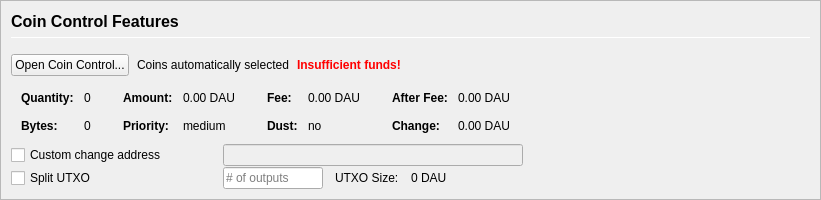
         <widget class="QFrame" name="frameCoinControl">
          <property name="sizePolicy">
           <sizepolicy hsizetype="Expanding" vsizetype="Expanding">
            <horstretch>0</horstretch>
            <verstretch>0</verstretch>
           </sizepolicy>
          </property>
          <property name="maximumSize">
           <size>
            <width>16777215</width>
            <height>16777215</height>
           </size>
          </property>
          <property name="frameShape">
           <enum>QFrame::StyledPanel</enum>
          </property>
          <property name="frameShadow">
           <enum>QFrame::Sunken</enum>
          </property>
          <layout class="QVBoxLayout" name="verticalLayoutCoinControl2">
           <property name="spacing">
            <number>0</number>
           </property>
           <property name="margin">
            <number>0</number>
           </property>
           <item>
            <widget class="QFrame" name="frameCoinControl_BG">
             <layout class="QVBoxLayout" name="verticalLayoutCoinControl" stretch="0,0,0,0,0,0">
              <property name="spacing">
               <number>1</number>
              </property>
              <property name="leftMargin">
               <number>10</number>
              </property>
              <property name="topMargin">
               <number>10</number>
              </property>
              <item>
               <layout class="QHBoxLayout" name="horizontalLayoutCoinControl1">
                <property name="bottomMargin">
                 <number>15</number>
                </property>
                <item>
                 <layout class="QVBoxLayout" name="verticalLayout_3">
                  <property name="spacing">
                   <number>6</number>
                  </property>
                  <item>
                   <widget class="QLabel" name="labelCoinControlFeatures">
                    <property name="sizePolicy">
                     <sizepolicy hsizetype="Preferred" vsizetype="Maximum">
                      <horstretch>0</horstretch>
                      <verstretch>0</verstretch>
                     </sizepolicy>
                    </property>
                    <property name="minimumSize">
                     <size>
                      <width>0</width>
                      <height>20</height>
                     </size>
                    </property>
                    <property name="font">
                     <font>
                      <pointsize>12</pointsize>
                      <weight>75</weight>
                      <bold>true</bold>
                     </font>
                    </property>
                    <property name="styleSheet">
                     <string notr="true">font-weight:bold;</string>
                    </property>
                    <property name="text">
                     <string>Coin Control Features</string>
                    </property>
                   </widget>
                  </item>
                  <item>
                   <widget class="Line" name="line">
                    <property name="minimumSize">
                     <size>
                      <width>0</width>
                      <height>1</height>
                     </size>
                    </property>
                    <property name="maximumSize">
                     <size>
                      <width>16777215</width>
                      <height>1</height>
                     </size>
                    </property>
                    <property name="orientation">
                     <enum>Qt::Horizontal</enum>
                    </property>
                   </widget>
                  </item>
                 </layout>
                </item>
               </layout>
              </item>
              <item>
               <layout class="QHBoxLayout" name="horizontalLayoutCoinControl2" stretch="0,0,0,0">
                <property name="spacing">
                 <number>8</number>
                </property>
                <property name="bottomMargin">
                 <number>10</number>
                </property>
                <item>
                 <widget class="QPushButton" name="pushButtonCoinControl">
                  <property name="styleSheet">
                   <string notr="true"/>
                  </property>
                  <property name="text">
                   <string>Open Coin Control...</string>
                  </property>
                  <property name="autoDefault">
                   <bool>false</bool>
                  </property>
                 </widget>
                </item>
                <item>
                 <widget class="QLabel" name="labelCoinControlAutomaticallySelected">
                  <property name="text">
                   <string>Coins automatically selected</string>
                  </property>
                  <property name="margin">
                   <number>5</number>
                  </property>
                 </widget>
                </item>
                <item>
                 <widget class="QLabel" name="labelCoinControlInsuffFunds">
                  <property name="font">
                   <font>
                    <weight>75</weight>
                    <bold>true</bold>
                   </font>
                  </property>
                  <property name="styleSheet">
                   <string notr="true">color:red;font-weight:bold;</string>
                  </property>
                  <property name="text">
                   <string>Insufficient funds!</string>
                  </property>
                  <property name="margin">
                   <number>5</number>
                  </property>
                 </widget>
                </item>
                <item>
                 <spacer name="horizontalSpacerCoinControl">
                  <property name="orientation">
                   <enum>Qt::Horizontal</enum>
                  </property>
                  <property name="sizeHint" stdset="0">
                   <size>
                    <width>40</width>
                    <height>1</height>
                   </size>
                  </property>
                 </spacer>
                </item>
               </layout>
              </item>
              <item>
               <widget class="QWidget" name="widgetCoinControl" native="true">
                <property name="sizePolicy">
                 <sizepolicy hsizetype="Preferred" vsizetype="Preferred">
                  <horstretch>0</horstretch>
                  <verstretch>0</verstretch>
                 </sizepolicy>
                </property>
                <property name="minimumSize">
                 <size>
                  <width>0</width>
                  <height>0</height>
                 </size>
                </property>
                <property name="styleSheet">
                 <string notr="true"/>
                </property>
                <layout class="QHBoxLayout" name="horizontalLayoutCoinControl5">
                 <property name="margin">
                  <number>0</number>
                 </property>
                 <item>
                  <layout class="QHBoxLayout" name="horizontalLayoutCoinControl3" stretch="0,0,0,1">
                   <property name="spacing">
                    <number>20</number>
                   </property>
                   <property name="topMargin">
                    <number>0</number>
                   </property>
                   <property name="bottomMargin">
                    <number>10</number>
                   </property>
                   <item>
                    <layout class="QFormLayout" name="formLayoutCoinControl1">
                     <property name="horizontalSpacing">
                      <number>10</number>
                     </property>
                     <property name="verticalSpacing">
                      <number>14</number>
                     </property>
                     <property name="leftMargin">
                      <number>10</number>
                     </property>
                     <property name="topMargin">
                      <number>4</number>
                     </property>
                     <property name="rightMargin">
                      <number>6</number>
                     </property>
                     <item row="0" column="0">
                      <widget class="QLabel" name="labelCoinControlQuantityText">
                       <property name="font">
                        <font>
                         <weight>75</weight>
                         <bold>true</bold>
                        </font>
                       </property>
                       <property name="text">
                        <string>Quantity:</string>
                       </property>
                       <property name="margin">
                        <number>0</number>
                       </property>
                      </widget>
                     </item>
                     <item row="0" column="1">
                      <widget class="QLabel" name="labelCoinControlQuantity">
                       <property name="cursor">
                        <cursorShape>IBeamCursor</cursorShape>
                       </property>
                       <property name="contextMenuPolicy">
                        <enum>Qt::ActionsContextMenu</enum>
                       </property>
                       <property name="text">
                        <string notr="true">0</string>
                       </property>
                       <property name="margin">
                        <number>0</number>
                       </property>
                       <property name="textInteractionFlags">
                        <set>Qt::LinksAccessibleByMouse|Qt::TextSelectableByKeyboard|Qt::TextSelectableByMouse</set>
                       </property>
                      </widget>
                     </item>
                     <item row="1" column="0">
                      <widget class="QLabel" name="labelCoinControlBytesText">
                       <property name="font">
                        <font>
                         <weight>75</weight>
                         <bold>true</bold>
                        </font>
                       </property>
                       <property name="text">
                        <string>Bytes:</string>
                       </property>
                      </widget>
                     </item>
                     <item row="1" column="1">
                      <widget class="QLabel" name="labelCoinControlBytes">
                       <property name="cursor">
                        <cursorShape>IBeamCursor</cursorShape>
                       </property>
                       <property name="contextMenuPolicy">
                        <enum>Qt::ActionsContextMenu</enum>
                       </property>
                       <property name="text">
                        <string notr="true">0</string>
                       </property>
                       <property name="textInteractionFlags">
                        <set>Qt::LinksAccessibleByMouse|Qt::TextSelectableByKeyboard|Qt::TextSelectableByMouse</set>
                       </property>
                      </widget>
                     </item>
                    </layout>
                   </item>
                   <item>
                    <layout class="QFormLayout" name="formLayoutCoinControl2">
                     <property name="horizontalSpacing">
                      <number>10</number>
                     </property>
                     <property name="verticalSpacing">
                      <number>14</number>
                     </property>
                     <property name="leftMargin">
                      <number>6</number>
                     </property>
                     <property name="topMargin">
                      <number>4</number>
                     </property>
                     <property name="rightMargin">
                      <number>6</number>
                     </property>
                     <item row="0" column="0">
                      <widget class="QLabel" name="labelCoinControlAmountText">
                       <property name="font">
                        <font>
                         <weight>75</weight>
                         <bold>true</bold>
                        </font>
                       </property>
                       <property name="text">
                        <string>Amount:</string>
                       </property>
                       <property name="margin">
                        <number>0</number>
                       </property>
                      </widget>
                     </item>
                     <item row="0" column="1">
                      <widget class="QLabel" name="labelCoinControlAmount">
                       <property name="cursor">
                        <cursorShape>IBeamCursor</cursorShape>
                       </property>
                       <property name="contextMenuPolicy">
                        <enum>Qt::ActionsContextMenu</enum>
                       </property>
                       <property name="text">
                        <string notr="true">0.00 DAU</string>
                       </property>
                       <property name="textInteractionFlags">
                        <set>Qt::LinksAccessibleByMouse|Qt::TextSelectableByKeyboard|Qt::TextSelectableByMouse</set>
                       </property>
                      </widget>
                     </item>
                     <item row="1" column="0">
                      <widget class="QLabel" name="labelCoinControlPriorityText">
                       <property name="font">
                        <font>
                         <weight>75</weight>
                         <bold>true</bold>
                        </font>
                       </property>
                       <property name="text">
                        <string>Priority:</string>
                       </property>
                      </widget>
                     </item>
                     <item row="1" column="1">
                      <widget class="QLabel" name="labelCoinControlPriority">
                       <property name="cursor">
                        <cursorShape>IBeamCursor</cursorShape>
                       </property>
                       <property name="contextMenuPolicy">
                        <enum>Qt::ActionsContextMenu</enum>
                       </property>
                       <property name="text">
                        <string>medium</string>
                       </property>
                       <property name="textInteractionFlags">
                        <set>Qt::LinksAccessibleByMouse|Qt::TextSelectableByKeyboard|Qt::TextSelectableByMouse</set>
                       </property>
                      </widget>
                     </item>
                    </layout>
                   </item>
                   <item>
                    <layout class="QFormLayout" name="formLayoutCoinControl3">
                     <property name="horizontalSpacing">
                      <number>10</number>
                     </property>
                     <property name="verticalSpacing">
                      <number>14</number>
                     </property>
                     <property name="leftMargin">
                      <number>6</number>
                     </property>
                     <property name="topMargin">
                      <number>4</number>
                     </property>
                     <property name="rightMargin">
                      <number>6</number>
                     </property>
                     <item row="0" column="0">
                      <widget class="QLabel" name="labelCoinControlFeeText">
                       <property name="font">
                        <font>
                         <weight>75</weight>
                         <bold>true</bold>
                        </font>
                       </property>
                       <property name="text">
                        <string>Fee:</string>
                       </property>
                       <property name="margin">
                        <number>0</number>
                       </property>
                      </widget>
                     </item>
                     <item row="0" column="1">
                      <widget class="QLabel" name="labelCoinControlFee">
                       <property name="cursor">
                        <cursorShape>IBeamCursor</cursorShape>
                       </property>
                       <property name="contextMenuPolicy">
                        <enum>Qt::ActionsContextMenu</enum>
                       </property>
                       <property name="text">
                        <string notr="true">0.00 DAU</string>
                       </property>
                       <property name="textInteractionFlags">
                        <set>Qt::LinksAccessibleByMouse|Qt::TextSelectableByKeyboard|Qt::TextSelectableByMouse</set>
                       </property>
                      </widget>
                     </item>
                     <item row="1" column="0">
                      <widget class="QLabel" name="labelCoinControlLowOutputText">
                       <property name="font">
                        <font>
                         <weight>75</weight>
                         <bold>true</bold>
                        </font>
                       </property>
                       <property name="text">
                        <string>Dust:</string>
                       </property>
                      </widget>
                     </item>
                     <item row="1" column="1">
                      <widget class="QLabel" name="labelCoinControlLowOutput">
                       <property name="cursor">
                        <cursorShape>IBeamCursor</cursorShape>
                       </property>
                       <property name="contextMenuPolicy">
                        <enum>Qt::ActionsContextMenu</enum>
                       </property>
                       <property name="text">
                        <string>no</string>
                       </property>
                       <property name="textInteractionFlags">
                        <set>Qt::LinksAccessibleByMouse|Qt::TextSelectableByKeyboard|Qt::TextSelectableByMouse</set>
                       </property>
                      </widget>
                     </item>
                    </layout>
                   </item>
                   <item>
                    <layout class="QFormLayout" name="formLayoutCoinControl4">
                     <property name="horizontalSpacing">
                      <number>10</number>
                     </property>
                     <property name="verticalSpacing">
                      <number>14</number>
                     </property>
                     <property name="leftMargin">
                      <number>6</number>
                     </property>
                     <property name="topMargin">
                      <number>4</number>
                     </property>
                     <property name="rightMargin">
                      <number>6</number>
                     </property>
                     <item row="0" column="0">
                      <widget class="QLabel" name="labelCoinControlAfterFeeText">
                       <property name="font">
                        <font>
                         <weight>75</weight>
                         <bold>true</bold>
                        </font>
                       </property>
                       <property name="text">
                        <string>After Fee:</string>
                       </property>
                       <property name="margin">
                        <number>0</number>
                       </property>
                      </widget>
                     </item>
                     <item row="0" column="1">
                      <widget class="QLabel" name="labelCoinControlAfterFee">
                       <property name="cursor">
                        <cursorShape>IBeamCursor</cursorShape>
                       </property>
                       <property name="contextMenuPolicy">
                        <enum>Qt::ActionsContextMenu</enum>
                       </property>
                       <property name="text">
                        <string notr="true">0.00 DAU</string>
                       </property>
                       <property name="textInteractionFlags">
                        <set>Qt::LinksAccessibleByMouse|Qt::TextSelectableByKeyboard|Qt::TextSelectableByMouse</set>
                       </property>
                      </widget>
                     </item>
                     <item row="1" column="0">
                      <widget class="QLabel" name="labelCoinControlChangeText">
                       <property name="font">
                        <font>
                         <weight>75</weight>
                         <bold>true</bold>
                        </font>
                       </property>
                       <property name="text">
                        <string>Change:</string>
                       </property>
                      </widget>
                     </item>
                     <item row="1" column="1">
                      <widget class="QLabel" name="labelCoinControlChange">
                       <property name="cursor">
                        <cursorShape>IBeamCursor</cursorShape>
                       </property>
                       <property name="contextMenuPolicy">
                        <enum>Qt::ActionsContextMenu</enum>
                       </property>
                       <property name="text">
                        <string notr="true">0.00 DAU</string>
                       </property>
                       <property name="textInteractionFlags">
                        <set>Qt::LinksAccessibleByMouse|Qt::TextSelectableByKeyboard|Qt::TextSelectableByMouse</set>
                       </property>
                      </widget>
                     </item>
                    </layout>
                   </item>
                  </layout>
                 </item>
                </layout>
               </widget>
              </item>
              <item>
               <layout class="QHBoxLayout" name="horizontalLayoutCoinControl4">
                <property name="spacing">
                 <number>12</number>
                </property>
                <property name="sizeConstraint">
                 <enum>QLayout::SetDefaultConstraint</enum>
                </property>
                <property name="topMargin">
                 <number>0</number>
                </property>
                <property name="rightMargin">
                 <number>0</number>
                </property>
                <item>
                 <widget class="QCheckBox" name="checkBoxCoinControlChange">
                  <property name="sizePolicy">
                   <sizepolicy hsizetype="Preferred" vsizetype="Preferred">
                    <horstretch>0</horstretch>
                    <verstretch>0</verstretch>
                   </sizepolicy>
                  </property>
                  <property name="minimumSize">
                   <size>
                    <width>200</width>
                    <height>0</height>
                   </size>
                  </property>
                  <property name="maximumSize">
                   <size>
                    <width>200</width>
                    <height>16777215</height>
                   </size>
                  </property>
                  <property name="toolTip">
                   <string>If this is activated, but the change address is empty or invalid, change will be sent to a newly generated address.</string>
                  </property>
                  <property name="text">
                   <string>Custom change address</string>
                  </property>
                 </widget>
                </item>
                <item>
                 <widget class="QValidatedLineEdit" name="lineEditCoinControlChange">
                  <property name="enabled">
                   <bool>false</bool>
                  </property>
                  <property name="sizePolicy">
                   <sizepolicy hsizetype="Preferred" vsizetype="Preferred">
                    <horstretch>0</horstretch>
                    <verstretch>0</verstretch>
                   </sizepolicy>
                  </property>
                  <property name="minimumSize">
                   <size>
                    <width>300</width>
                    <height>0</height>
                   </size>
                  </property>
                 </widget>
                </item>
                <item>
                 <widget class="QLabel" name="labelCoinControlChangeLabel">
                  <property name="sizePolicy">
                   <sizepolicy hsizetype="Preferred" vsizetype="Preferred">
                    <horstretch>0</horstretch>
                    <verstretch>0</verstretch>
                   </sizepolicy>
                  </property>
                  <property name="minimumSize">
                   <size>
                    <width>100</width>
                    <height>0</height>
                   </size>
                  </property>
                  <property name="text">
                   <string/>
                  </property>
                  <property name="margin">
                   <number>3</number>
                  </property>
                 </widget>
                </item>
               </layout>
              </item>
              <item>
               <layout class="QHBoxLayout" name="horizontalLayoutCoinControl6">
                <property name="spacing">
                 <number>12</number>
                </property>
                <property name="rightMargin">
                 <number>0</number>
                </property>
                <item>
                 <widget class="QCheckBox" name="splitBlockCheckBox">
                  <property name="sizePolicy">
                   <sizepolicy hsizetype="Preferred" vsizetype="Preferred">
                    <horstretch>0</horstretch>
                    <verstretch>0</verstretch>
                   </sizepolicy>
                  </property>
                  <property name="minimumSize">
                   <size>
                    <width>200</width>
                    <height>0</height>
                   </size>
                  </property>
                  <property name="maximumSize">
                   <size>
                    <width>200</width>
                    <height>16777215</height>
                   </size>
                  </property>
                  <property name="text">
                   <string>Split UTXO</string>
                  </property>
                 </widget>
                </item>
                <item>
                 <widget class="QLineEdit" name="splitBlockLineEdit">
                  <property name="sizePolicy">
                   <sizepolicy hsizetype="Preferred" vsizetype="Preferred">
                    <horstretch>50</horstretch>
                    <verstretch>0</verstretch>
                   </sizepolicy>
                  </property>
                  <property name="minimumSize">
                   <size>
                    <width>100</width>
                    <height>0</height>
                   </size>
                  </property>
                  <property name="maximumSize">
                   <size>
                    <width>100</width>
                    <height>16777215</height>
                   </size>
                  </property>
                  <property name="placeholderText">
                   <string># of outputs</string>
                  </property>
                 </widget>
                </item>
                <item>
                 <widget class="QLabel" name="labelBlockSizeText">
                  <property name="text">
                   <string>UTXO Size:</string>
                  </property>
                 </widget>
                </item>
                <item>
                 <widget class="QLabel" name="labelBlockSize">
                  <property name="text">
                   <string>0 DAU</string>
                  </property>
                 </widget>
                </item>
                <item>
                 <spacer name="horizontalSpacer_7">
                  <property name="orientation">
                   <enum>Qt::Horizontal</enum>
                  </property>
                  <property name="sizeHint" stdset="0">
                   <size>
                    <width>40</width>
                    <height>20</height>
                   </size>
                  </property>
                 </spacer>
                </item>
               </layout>
              </item>
              <item>
               <spacer name="verticalSpacerCoinControl">
                <property name="orientation">
                 <enum>Qt::Vertical</enum>
                </property>
                <property name="sizeHint" stdset="0">
                 <size>
                  <width>800</width>
                  <height>1</height>
                 </size>
                </property>
               </spacer>
              </item>
             </layout>
            </widget>
           </item>
          </layout>
         </widget>
